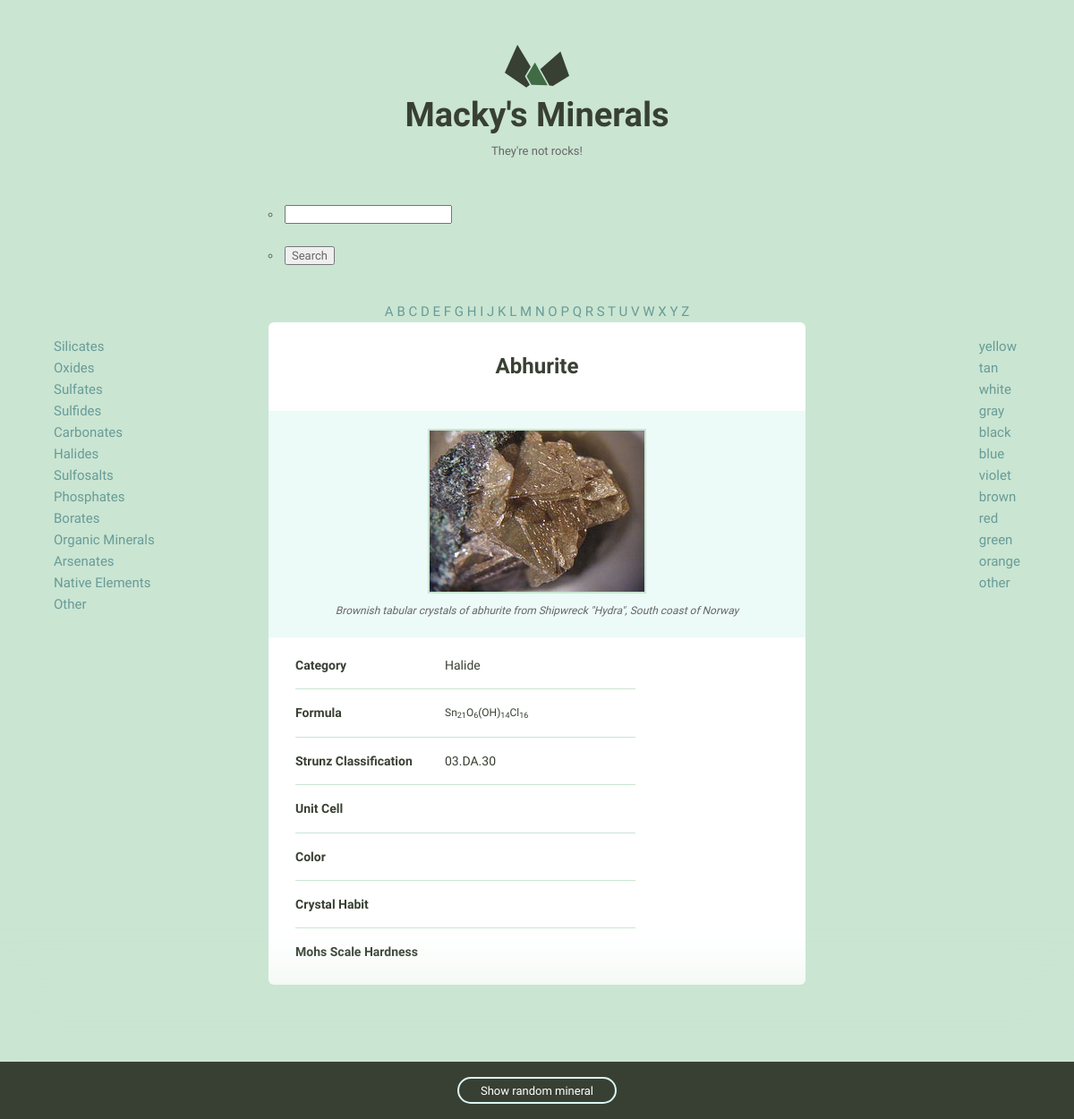
Screenshot of /detail/3/ with the database file from the repository.
### minerals/models.py (models this page shows)
class Minerals(models.Model):
	name = models.CharField(default="", max_length=255)
	image_filename = models.CharField(default="", max_length=255)
	image_caption = models.CharField(default="", max_length=255)
	category = models.CharField(default="", max_length=255)
	formula = models.CharField(default="", max_length=255)
	strunz_classification = models.CharField(default="", max_length=255)
	crystal_system = models.CharField(default="", max_length=255)
	unit_cell = models.CharField(default="", max_length=255)
	color = models.CharField(default="", max_length=255)
	crystal_symmetry = models.CharField(default="", max_length=255)
	cleavage = models.CharField(default="", max_length=255)
	mohs_scale_hardness = models.CharField(default="", max_length=255)
	luster = models.CharField(default="", max_length=255)
	streak = models.CharField(default="", max_length=255)
	diaphaneity = models.CharField(default="", max_length=255)
	optical_properties = models.CharField(default="", max_length=255)
	group = models.CharField(default="", max_length=255)
	refractive_index = models.CharField(default="", max_length=255)
	crystal_habit = models.CharField(default="", max_length=255)
	specific_gravity = models.CharField(default="", max_length=255)
	def __str__(self):
		return 'Minerals - ' + self.name

### minerals/views.py (the view)
# urls.py: path('detail/<int:id>/', views.detail, name="detail"),
def detail(request, id):
    mineral = Minerals.objects.get(id=id)
    print("This is the mineral- {}".format(mineral))
    return render(request, 'detail.html', {'mineral': mineral})

### minerals/templatetags/clickables.py (called while the page is built)
@register.inclusion_tag('groups_clickables.html')
def groups_list(clickable=None):
    groups = ['Silicates', 'Oxides', 'Sulfates', 'Sulfides', 'Carbonates', 'Halides']
    groups += ['Sulfosalts', 'Phosphates', 'Borates', 'Organic Minerals', 'Arsenates']
    groups +=  ['Native Elements', 'Other']
    return {'groups': groups, 'clickable':clickable }

@register.inclusion_tag('colors_clickables.html')
def colors_list(clickable_C=None):
    colors = ["yellow", 'tan', 'white', 'gray', 'black', 'blue', 'violet']
    colors += ['brown', 'red', 'green', 'orange', 'other']
    return {'colors': colors, 'clickable_C': clickable_C }

@register.inclusion_tag('letters_clickables.html')
def letters_list(clickable_L=None):
    letters = 'ABCDEFGHIJKLMNOPQRSTUVWXYZ'
    return {'letters': letters, 'clickable_L': clickable_L }

@register.inclusion_tag('random_num.html')
def random_number():
    all_minerals = Minerals.objects.all()
    random_total = len(all_minerals)
    random_num = random.randint(1, random_total)
    return {'random_num': random_num}

### minerals/templates/detail.html
{% extends 'layout.html' %}
{% load clickables %}
{% load static %}
{% block body %}
    <div class="grid-100 mineral__container">
      <h1 class="mineral__name">{{ mineral.name }}</h1>
      <div class="mineral__image-bg">
        {% with 'images/'|add:mineral.name|add:'.jpg' as image_static %}
        <img class="mineral__image" src="{% static image_static %}">
        {% endwith %}
        <p class="mineral__caption">{{ mineral.image_caption }}</p>
      </div>
      <div class="mineral__table-container">
        <table class="mineral__table">
          <tr>
            <td class="mineral__category">Category</td>
            <td>{{ mineral.category }}</td>
          </tr>
          <tr>
            <td class="mineral__category">Formula</td>
            <td class="mineral__formula">{{ mineral.formula|safe }}</td>
          </tr>
          <tr>
            <td class="mineral__category">Strunz Classification</td>
            <td>{{ mineral.strunz_classification }}</td>
          </tr>
          <tr>
            <td class="mineral__category">Unit Cell</td>
            <td>{{ mineral.unit_cell }}</td>
          </tr>
          <tr>
            <td class="mineral__category">Color</td>
            <td>{{ mineral.color }}</td>
          </tr>
          <tr>
            <td class="mineral__category">Crystal Habit</td>
            <td>{{ mineral.crystal_habit }}</td>
          </tr>
          <tr>
            <td class="mineral__category">Mohs Scale Hardness</td>
            <td>{{ mineral.mohs_scale_hardness }}</td>
          </tr>
        </table>
      </div>
    </div>
  </div>
  <div class="minerals__random">
    {% random_number %}
  </div>
{% endblock %}

### minerals/static/css/global.css (style rules this page uses)
html { font-family: sans-serif; -ms-text-size-adjust: 100%; -webkit-text-size-adjust: 100%; }
body { margin: 0; }
h1 { font-size: 2em; margin: 0.67em 0; }
sub { font-size: 75%; line-height: 0; position: relative; vertical-align: baseline; bottom: -0.25em; }
img { border: 0; }
table { border-collapse: collapse; border-spacing: 0; }
td, th { padding: 0; }
html { font-size: 62.5%; }
body { background-color: #CAE5D2; font-size: 1.5em; line-height: 1.6; font-weight: 400; font-family: "Cousine"; color: #666; }
.grid, .grid-5, .grid-10, .grid-15, .grid-20, .grid-25, .grid-30, .grid-33, .grid-35, .grid-40, .grid-45, .grid-50, .grid-55, .grid-60, .grid-65, .grid-66, .grid-70, .grid-75, .grid-80, .grid-90, .grid-95, .grid-100 { float: left; box-sizing: border-box; position: relative; }
.grid-100 { width: 100%; padding: 0 15px; }
h1, h2, h3, h4, h5, h6 { margin-top: 0; margin-bottom: 2rem; font-weight: bold; font-family: "Work Sans", sans-serif; color: #384033; }
h1 { font-size: 3.8rem; }
@media (min-width: 550px) { h1 { font-size: 3.8rem; } }
p { margin-top: 0; font-size: 1.6rem; }
th, td { padding: 15px; text-align: left; border-bottom: 1px solid #e1e1e1; }
th:first-child, td:first-child { padding-left: 0; }
th:last-child, td:last-child { padding-right: 0; }
table, p, ul { margin-bottom: 2.5rem; }
.minerals__random { background-color: #384033; box-shadow: 0 0 100px 50px #CAE5D2; color: #fff; padding: 20px 0 20px 0; position: fixed; bottom: 0; text-align: center; width: 100%; }
.mineral__container { background-color: #fff; border-radius: 6px; list-style: none; padding: 0; text-align: center; }
.mineral__name { display: block; width: 100%; margin: 0; font-size: 24px; padding: 30px 0 30px 0; }
.mineral__image { display: block; margin: 0 auto; border: solid 2px #CAE5D2; }
.mineral__image-bg { background-color: #ecfaf8; padding: 20px 0; }
.mineral__caption { font-size: 12px; font-style: italic; padding: 10px 0 0 0; margin: 0; }
.mineral__table { font-size: 14px; color: #384033; }
.mineral__table td { border-color: #CAE5D2; }
.mineral__table tr:last-of-type td { border-bottom: none; padding-bottom: 0; }
.mineral__table-container { padding: 5px 30px 0; }
.mineral__category { font-weight: bold; width: 40%; }
.mineral__formula { font-size: 12px; }

### rows the page displays
Minerals: name "Abhurite", image_caption "Brownish tabular crystals of abhurite from Shipwreck \"Hydra\", South coast of Norway", category "Halide", formula "Sn 21 O 6 (OH) 14 Cl 16", strunz_classification "03.DA.30"

### other values shown
{{ color }} "yellow" "tan" "white" "gray" "black" "blue" "violet" "brown" "red" "green" "orange" "other"
{{ group }} "Silicates" "Oxides" "Sulfates" "Sulfides" "Carbonates" "Halides" "Sulfosalts" "Phosphates" "Borates" "Organic Minerals" "Arsenates" "Native Elements" "Other"
{{ letter }} "A" "B" "C" "D" "E" "F" "G" "H" "I" "J" "K" "L" "M" "N" "O" "P" "Q" "R" "S" "T" "U" "V" "W" "X" "Y" "Z"
